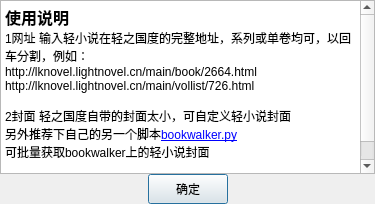
<?xml version="1.0" encoding="UTF-8"?>
<ui version="4.0">
 <class>Dialog</class>
 <widget class="QDialog" name="Dialog">
  <property name="geometry">
   <rect>
    <x>0</x>
    <y>0</y>
    <width>375</width>
    <height>204</height>
   </rect>
  </property>
  <property name="windowTitle">
   <string>使用说明</string>
  </property>
  <layout class="QVBoxLayout" name="verticalLayout_2">
   <property name="leftMargin">
    <number>0</number>
   </property>
   <property name="topMargin">
    <number>0</number>
   </property>
   <property name="rightMargin">
    <number>0</number>
   </property>
   <property name="bottomMargin">
    <number>0</number>
   </property>
   <item>
    <layout class="QVBoxLayout" name="verticalLayout">
     <property name="spacing">
      <number>0</number>
     </property>
     <item>
      <widget class="QTextBrowser" name="textBrowser">
       <property name="html">
        <string>&lt;!DOCTYPE HTML PUBLIC &quot;-//W3C//DTD HTML 4.0//EN&quot; &quot;http://www.w3.org/TR/REC-html40/strict.dtd&quot;&gt;
&lt;html&gt;&lt;head&gt;&lt;meta name=&quot;qrichtext&quot; content=&quot;1&quot; /&gt;&lt;style type=&quot;text/css&quot;&gt;
p, li { white-space: pre-wrap; }
&lt;/style&gt;&lt;/head&gt;&lt;body style=&quot; font-family:'SimSun'; font-size:9pt; font-weight:400; font-style:normal;&quot;&gt;
&lt;p style=&quot; margin-top:0px; margin-bottom:0px; margin-left:0px; margin-right:0px; -qt-block-indent:0; text-indent:0px;&quot;&gt;&lt;span style=&quot; font-size:12pt; font-weight:600;&quot;&gt;使用说明&lt;/span&gt;&lt;/p&gt;
&lt;p style=&quot; margin-top:0px; margin-bottom:0px; margin-left:0px; margin-right:0px; -qt-block-indent:0; text-indent:0px;&quot;&gt;1网址 输入轻小说在轻之国度的完整地址，系列或单卷均可，以回车分割，例如：&lt;/p&gt;
&lt;p style=&quot; margin-top:0px; margin-bottom:0px; margin-left:0px; margin-right:0px; -qt-block-indent:0; text-indent:0px;&quot;&gt;http://lknovel.lightnovel.cn/main/book/2664.html&lt;/p&gt;
&lt;p style=&quot; margin-top:0px; margin-bottom:0px; margin-left:0px; margin-right:0px; -qt-block-indent:0; text-indent:0px;&quot;&gt;http://lknovel.lightnovel.cn/main/vollist/726.html&lt;/p&gt;
&lt;p style=&quot;-qt-paragraph-type:empty; margin-top:0px; margin-bottom:0px; margin-left:0px; margin-right:0px; -qt-block-indent:0; text-indent:0px;&quot;&gt;&lt;br /&gt;&lt;/p&gt;
&lt;p style=&quot; margin-top:0px; margin-bottom:0px; margin-left:0px; margin-right:0px; -qt-block-indent:0; text-indent:0px;&quot;&gt;2封面 轻之国度自带的封面太小，可自定义轻小说封面&lt;/p&gt;
&lt;p style=&quot; margin-top:0px; margin-bottom:0px; margin-left:0px; margin-right:0px; -qt-block-indent:0; text-indent:0px;&quot;&gt;另外推荐下自己的另一个脚本&lt;a href=&quot;https://github.com/bebound/scripts&quot;&gt;&lt;span style=&quot; text-decoration: underline; color:#0000ff;&quot;&gt;bookwalker.py&lt;/span&gt;&lt;/a&gt;&lt;/p&gt;
&lt;p style=&quot; margin-top:0px; margin-bottom:0px; margin-left:0px; margin-right:0px; -qt-block-indent:0; text-indent:0px;&quot;&gt;可批量获取bookwalker上的轻小说封面&lt;/p&gt;
&lt;p style=&quot;-qt-paragraph-type:empty; margin-top:0px; margin-bottom:0px; margin-left:0px; margin-right:0px; -qt-block-indent:0; text-indent:0px;&quot;&gt;&lt;br /&gt;&lt;/p&gt;
&lt;p style=&quot; margin-top:0px; margin-bottom:0px; margin-left:0px; margin-right:0px; -qt-block-indent:0; text-indent:0px;&quot;&gt;3保存路径 默认为桌面&lt;/p&gt;&lt;/body&gt;&lt;/html&gt;</string>
       </property>
      </widget>
     </item>
     <item>
      <layout class="QHBoxLayout" name="horizontalLayout">
       <item>
        <spacer name="horizontalSpacer">
         <property name="orientation">
          <enum>Qt::Horizontal</enum>
         </property>
         <property name="sizeHint" stdset="0">
          <size>
           <width>40</width>
           <height>20</height>
          </size>
         </property>
        </spacer>
       </item>
       <item>
        <widget class="QPushButton" name="pushButton">
         <property name="sizePolicy">
          <sizepolicy hsizetype="Preferred" vsizetype="Minimum">
           <horstretch>0</horstretch>
           <verstretch>0</verstretch>
          </sizepolicy>
         </property>
         <property name="minimumSize">
          <size>
           <width>0</width>
           <height>30</height>
          </size>
         </property>
         <property name="text">
          <string>确定</string>
         </property>
        </widget>
       </item>
       <item>
        <spacer name="horizontalSpacer_2">
         <property name="orientation">
          <enum>Qt::Horizontal</enum>
         </property>
         <property name="sizeHint" stdset="0">
          <size>
           <width>40</width>
           <height>20</height>
          </size>
         </property>
        </spacer>
       </item>
      </layout>
     </item>
    </layout>
   </item>
  </layout>
 </widget>
 <resources/>
 <connections/>
</ui>
